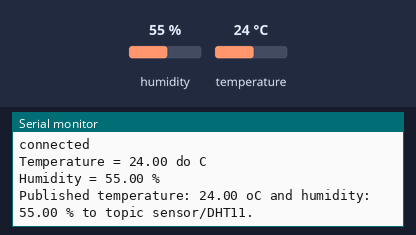
Bench run of a sketch on a simulated ESP32. On the bench: the last lines printed to the serial monitor. The inputs (shaded band) are chosen by the test bench; at power-on: humidity 55 %, temperature 24 °C. WiFi joins after 1.5 s; servers stay silent unless stated; no MQTT or app messages arrive unless stated.

Above: at 2.7 s.
2.8 s: humidity set to 22 %
4.3 s: temperature set to 12 °C
At 5.5 s:
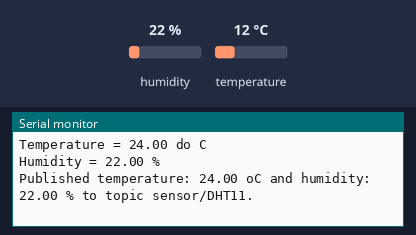
5.8 s: humidity set to 40 %
At 8.0 s:
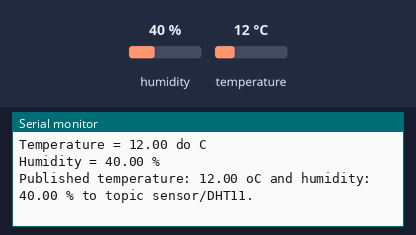
Timing chart, 0 to 9.5 s (numbered marks = the images above; inputs shaded):
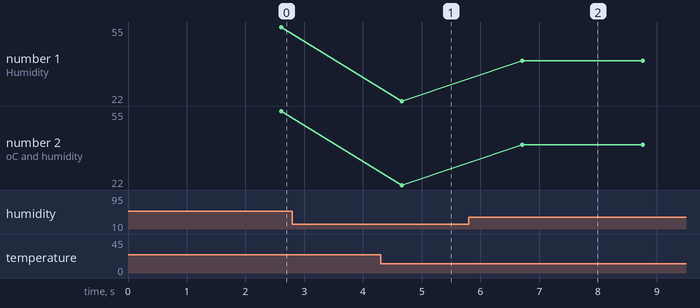

Measured:
- after the input at 5.8 s, the serial monitor: prints a new line after 0.91 s (image 2)
- plotted number 1: 22 → 40 after the input at 5.8 s
- plotted number 2: 22 → 40 after the input at 5.8 s

The sketch:

SensorMQTT.ino
```cpp
#include <DHT11.h>
#include <WiFi.h>
#include <PubSubClient.h>

#define mqtt_server "192.168.137.1"
#define ssid        "hongphuong"
#define pass        "abcde123"

#define iot_topic    "sensor/DHT11"

#define DHTPIN 15
DHT11 dht(DHTPIN);

WiFiClient espClient;
PubSubClient client(espClient);

float humi = 0;
float temp = 0;

void setup() {
  Serial.begin(115200);
  setup_wifi();

  client.setServer(mqtt_server, 1884);
}

void loop() {
  if (!client.connected()) {
    reconnect();
  }
  client.loop();

  temp = dht.readTemperature();
  humi = dht.readHumidity();
  Serial.print("Temperature = ");
  Serial.print(temp);
  Serial.println(" do C");
  Serial.print("Humidity = ");
  Serial.print(humi);
  Serial.println(" %");
  String payload = "{temperature: " + String(temp) + ", humidity: " + String(humi) + "}";
  client.publish(iot_topic, String(payload).c_str(), false);
  Serial.print("Published temperature: ");
  Serial.print(temp);
  Serial.print(" oC and humidity: ");
  Serial.print(humi);
  Serial.println(" % to topic sensor/DHT11.");
  delay(1000);
}

void setup_wifi() {
  delay(10);
  Serial.println();
  Serial.print("Connecting to ");
  Serial.println(ssid);
  WiFi.begin(ssid, pass);

  while (WiFi.status() != WL_CONNECTED) {
    delay(500);
    Serial.print(".");
  }
  Serial.println("");
  Serial.println("WiFi connected");
  Serial.println("IP address: ");
  Serial.println(WiFi.localIP());
}

void reconnect() {
  // Loop until we're reconnected
  while (!client.connected()) {
    Serial.println("Attempting MQTT connection...");
    if (client.connect("ESP32Sensor")) {
      Serial.println("connected");
    } else {
      Serial.print("failed, rc=");
      Serial.print(client.state());
      Serial.println(" try again in 3 seconds");
      delay(3000);
    }
  }
}
```
